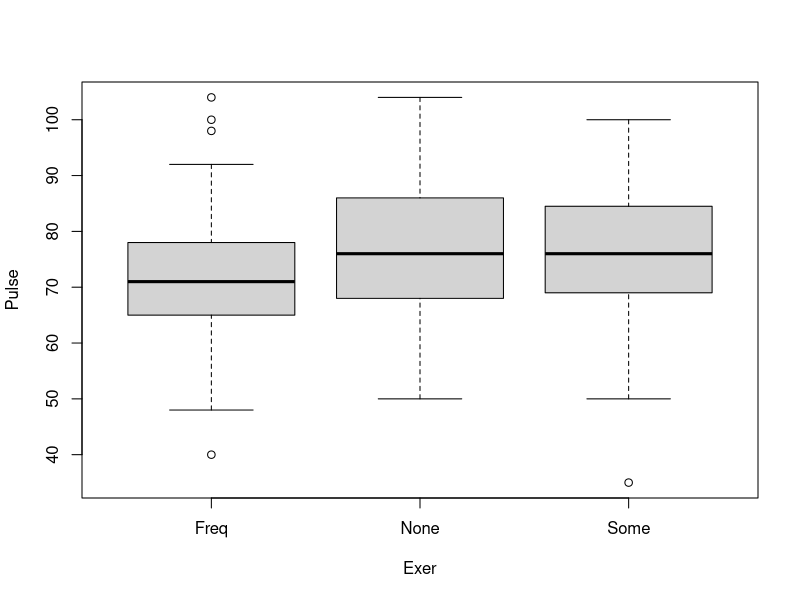
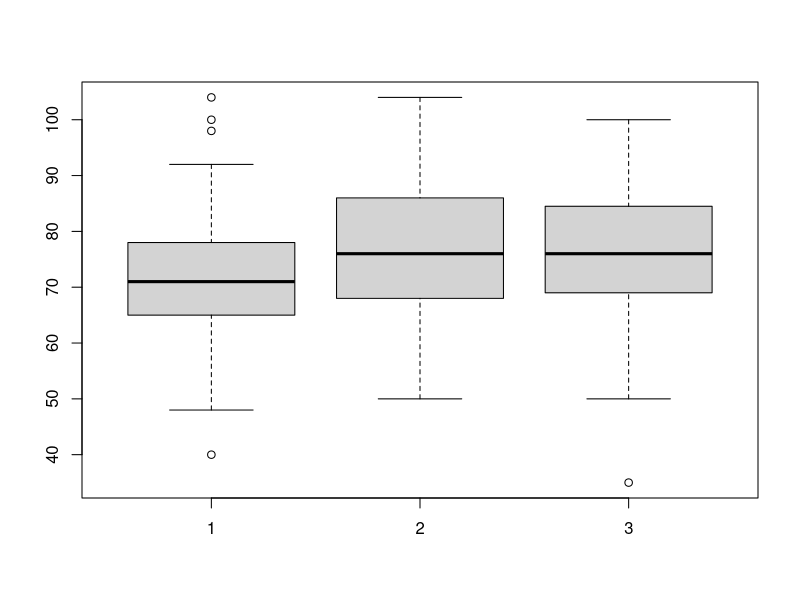
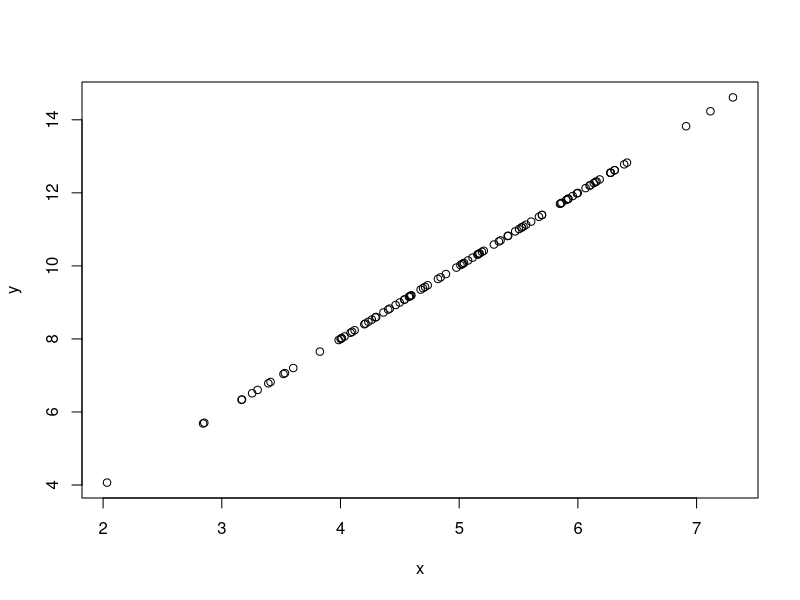
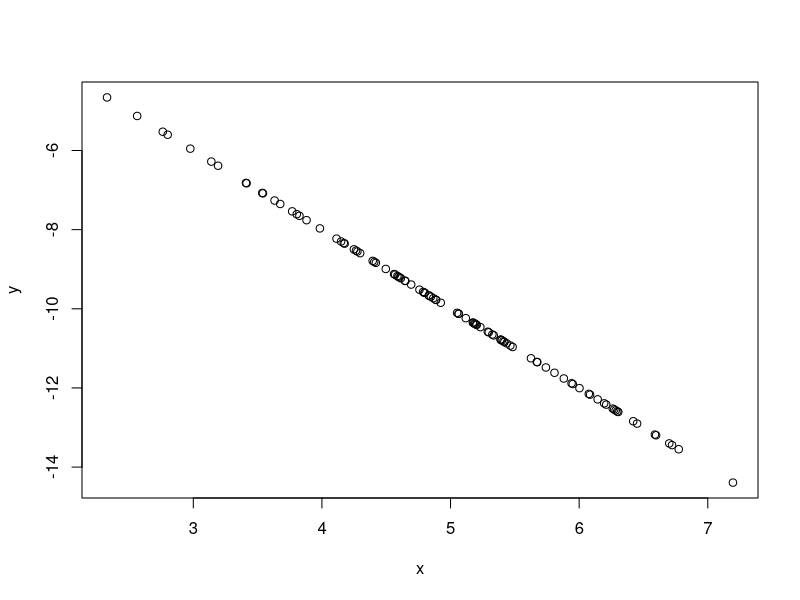
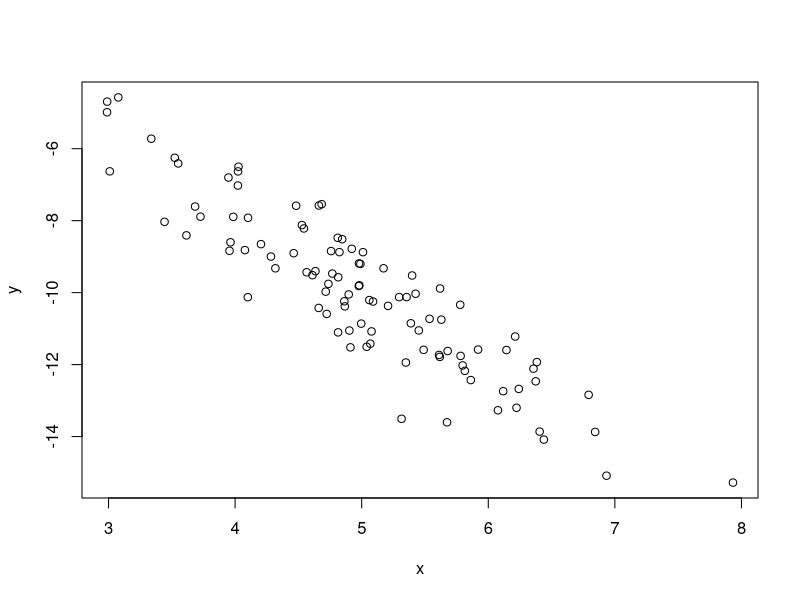
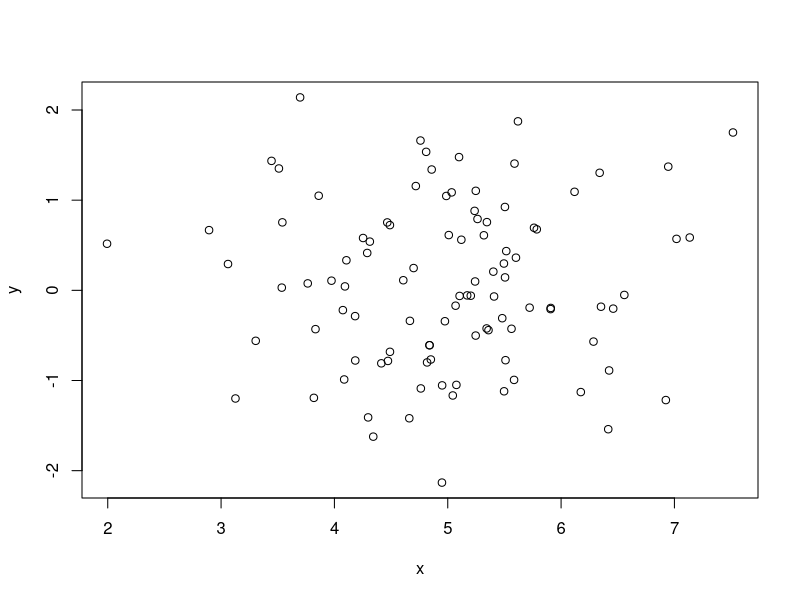

Reproduce these figures in R, in order.
library(MASS)
data(survey)
attach(survey)

boxplot(Pulse~Exer)

boxplot(Pulse[Exer=="Freq"],
        Pulse[Exer=="None"],
        Pulse[Exer=="Some"])

median(Pulse[Exer=="Freq"], na.rm=T)
median(Pulse[Exer=="None"], na.rm=T)
median(Pulse[Exer=="Some"], na.rm=T)

mean(Pulse[Exer=="Freq"], na.rm=T)
mean(Pulse[Exer=="None"], na.rm=T)
mean(Pulse[Exer=="Some"], na.rm=T)

####
#scatter plot and correlation
x<-rnorm(100, 5,1)
y<-2*x
plot(x,y)
cor(x,y) #korelacija [-1,1]

x<-rnorm(100, 5,1)
y<-(-2)*x
plot(x,y)
cor(x,y) #korelacija

x<-rnorm(100, 5,1)
y<-(-2)*x + rnorm(100, 0, 1)
plot(x,y)
cor(x,y) 

x<-rnorm(100, 5,1)
y<-rnorm(100, 0, 1)
plot(x,y)
cor(x,y) 



